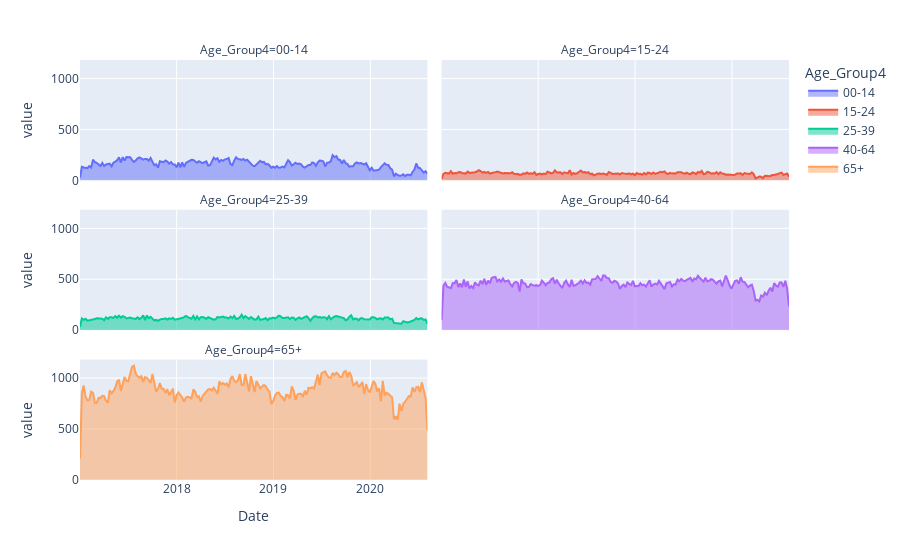

The code cell stored with this chart in its notebook:
### Markdown cell above
The diagnosis of the conditions admitted to hospital shown on the above graph. cellulitis, asthema, heart failure and pneumonia declined during the lockdown period. That could be explained by the ability to treat them in the community or there was actual decline in the incidence of those diseases.  However, IHD admissions also declined with no clear explanation and this raise concern.

### Code cell
#weekly by Age
import plotly.express as px
Week_Age = df.groupby(['Age_Group4', pd.Grouper(key='Date', freq='W-MON')])[['Number']].sum()
#Flattend file
Week_Age = pd.DataFrame(Week_Age.to_records())
Week_Age['Date'] = pd.to_datetime(Week_Age['Date'], format='%d/%m/%Y')
Week_Age=Week_Age.sort_values(['Date', 'Age_Group4'], ascending=[True, True])
Week_Age=Week_Age.pivot(index='Date', columns='Age_Group4', values='Number')
#df = px.data.stocks(indexed=True)-1
fig = px.area(Week_Age, facet_col="Age_Group4", facet_col_wrap=2)
fig.show()

### Figure 1 — Plotly figure (JSON) as saved in the notebook; plotly's stock layout.template omitted (floating-point values rounded to 4 significant figures; data arrays with more than 128 entries replaced by an {"elided": "..."} marker saying what was removed)
{"data": [{"hovertemplate": "Age_Group4=00-14<br>Date=%{x}<br>value=%{y}<extra></extra>", "legendgroup": "00-14", "line": {"color": "#636efa"}, "mode": "lines", "name": "00-14", "orientation": "v", "showlegend": true, "stackgroup": "1", "type": "scatter", "x": {"elided": "188 str values"}, "xaxis": "x5", "y": {"elided": "188 int values"}, "yaxis": "y5"}, {"hovertemplate": "Age_Group4=15-24<br>Date=%{x}<br>value=%{y}<extra></extra>", "legendgroup": "15-24", "line": {"color": "#EF553B"}, "mode": "lines", "name": "15-24", "orientation": "v", "showlegend": true, "stackgroup": "1", "type": "scatter", "x": {"elided": "188 str values"}, "xaxis": "x6", "y": {"elided": "188 int values"}, "yaxis": "y6"}, {"hovertemplate": "Age_Group4=25-39<br>Date=%{x}<br>value=%{y}<extra></extra>", "legendgroup": "25-39", "line": {"color": "#00cc96"}, "mode": "lines", "name": "25-39", "orientation": "v", "showlegend": true, "stackgroup": "1", "type": "scatter", "x": {"elided": "188 str values"}, "xaxis": "x3", "y": {"elided": "188 int values"}, "yaxis": "y3"}, {"hovertemplate": "Age_Group4=40-64<br>Date=%{x}<br>value=%{y}<extra></extra>", "legendgroup": "40-64", "line": {"color": "#ab63fa"}, "mode": "lines", "name": "40-64", "orientation": "v", "showlegend": true, "stackgroup": "1", "type": "scatter", "x": {"elided": "188 str values"}, "xaxis": "x4", "y": {"elided": "188 int values"}, "yaxis": "y4"}, {"hovertemplate": "Age_Group4=65+<br>Date=%{x}<br>value=%{y}<extra></extra>", "legendgroup": "65+", "line": {"color": "#FFA15A"}, "mode": "lines", "name": "65+", "orientation": "v", "showlegend": true, "stackgroup": "1", "type": "scatter", "x": {"elided": "188 str values"}, "xaxis": "x", "y": {"elided": "188 int values"}, "yaxis": "y"}], "layout": {"annotations": [{"font": {}, "showarrow": false, "text": "Age_Group4=65+", "x": 0.245, "xanchor": "center", "xref": "paper", "y": 0.2867, "yanchor": "bottom", "yref": "paper"}, {"font": {}, "showarrow": false, "text": "Age_Group4=25-39", "x": 0.245, "xanchor": "center", "xref": "paper", "y": 0.6433, "yanchor": "bottom", "yref": "paper"}, {"font": {}, "showarrow": false, "text": "Age_Group4=40-64", "x": 0.755, "xanchor": "center", "xref": "paper", "y": 0.6433, "yanchor": "bottom", "yref": "paper"}, {"font": {}, "showarrow": false, "text": "Age_Group4=00-14", "x": 0.245, "xanchor": "center", "xref": "paper", "y": 1.0, "yanchor": "bottom", "yref": "paper"}, {"font": {}, "showarrow": false, "text": "Age_Group4=15-24", "x": 0.755, "xanchor": "center", "xref": "paper", "y": 1.0, "yanchor": "bottom", "yref": "paper"}], "legend": {"title": {"text": "Age_Group4"}, "tracegroupgap": 0}, "margin": {"t": 60}, "xaxis": {"anchor": "y", "domain": [0, 0.49], "title": {"text": "Date"}}, "xaxis2": {"anchor": "y2", "domain": [0.51, 1], "matches": "x", "title": {"text": "Date"}}, "xaxis3": {"anchor": "y3", "domain": [0, 0.49], "matches": "x", "showticklabels": false}, "xaxis4": {"anchor": "y4", "domain": [0.51, 1], "matches": "x", "showticklabels": false}, "xaxis5": {"anchor": "y5", "domain": [0, 0.49], "matches": "x", "showticklabels": false}, "xaxis6": {"anchor": "y6", "domain": [0.51, 1], "matches": "x", "showticklabels": false}, "yaxis": {"anchor": "x", "domain": [0, 0.2867], "title": {"text": "value"}}, "yaxis2": {"anchor": "x2", "domain": [0, 0.2867], "matches": "y", "showticklabels": false}, "yaxis3": {"anchor": "x3", "domain": [0.3567, 0.6433], "matches": "y", "title": {"text": "value"}}, "yaxis4": {"anchor": "x4", "domain": [0.3567, 0.6433], "matches": "y", "showticklabels": false}, "yaxis5": {"anchor": "x5", "domain": [0.7133, 1.0], "matches": "y", "title": {"text": "value"}}, "yaxis6": {"anchor": "x6", "domain": [0.7133, 1.0], "matches": "y", "showticklabels": false}}}
